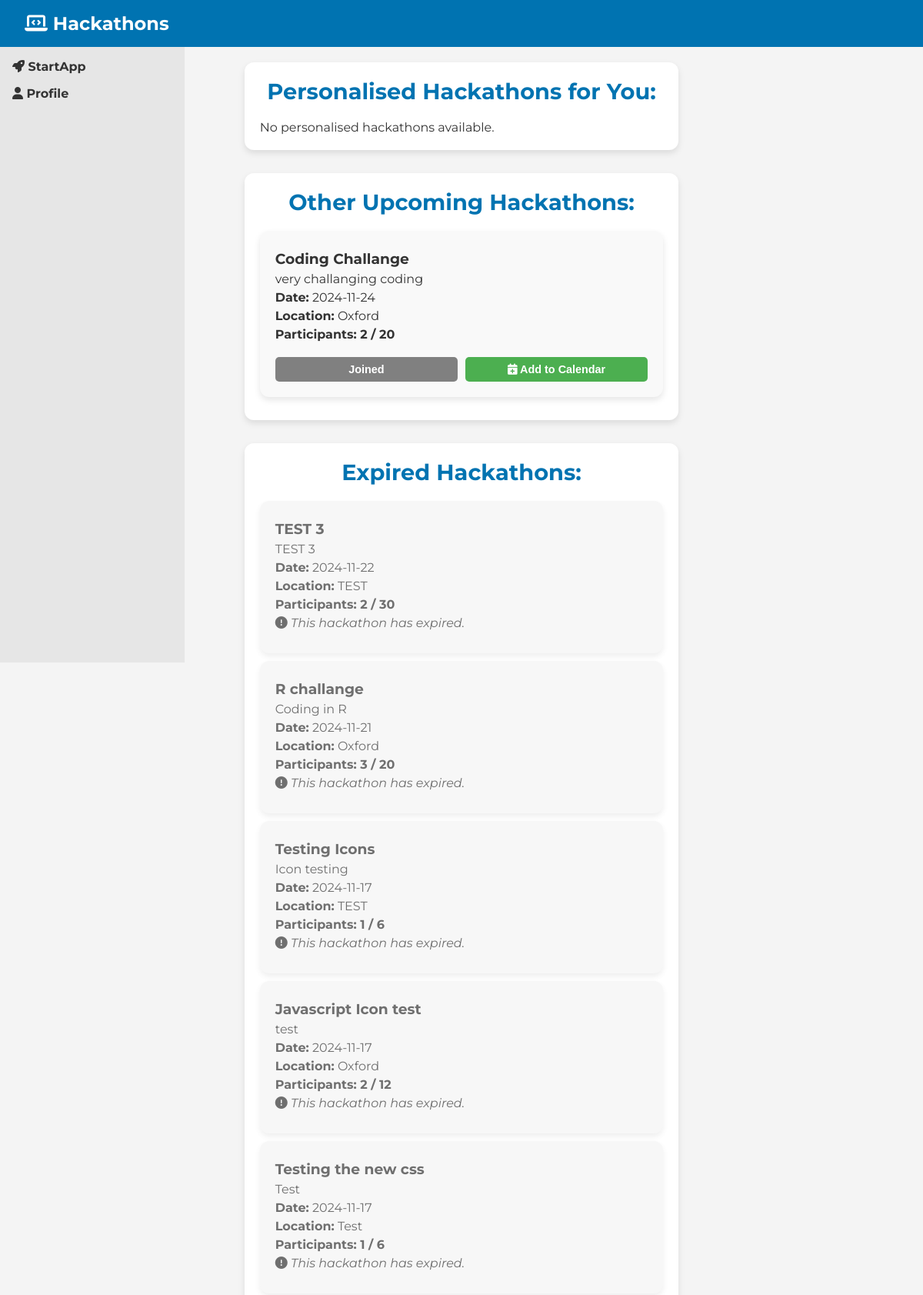
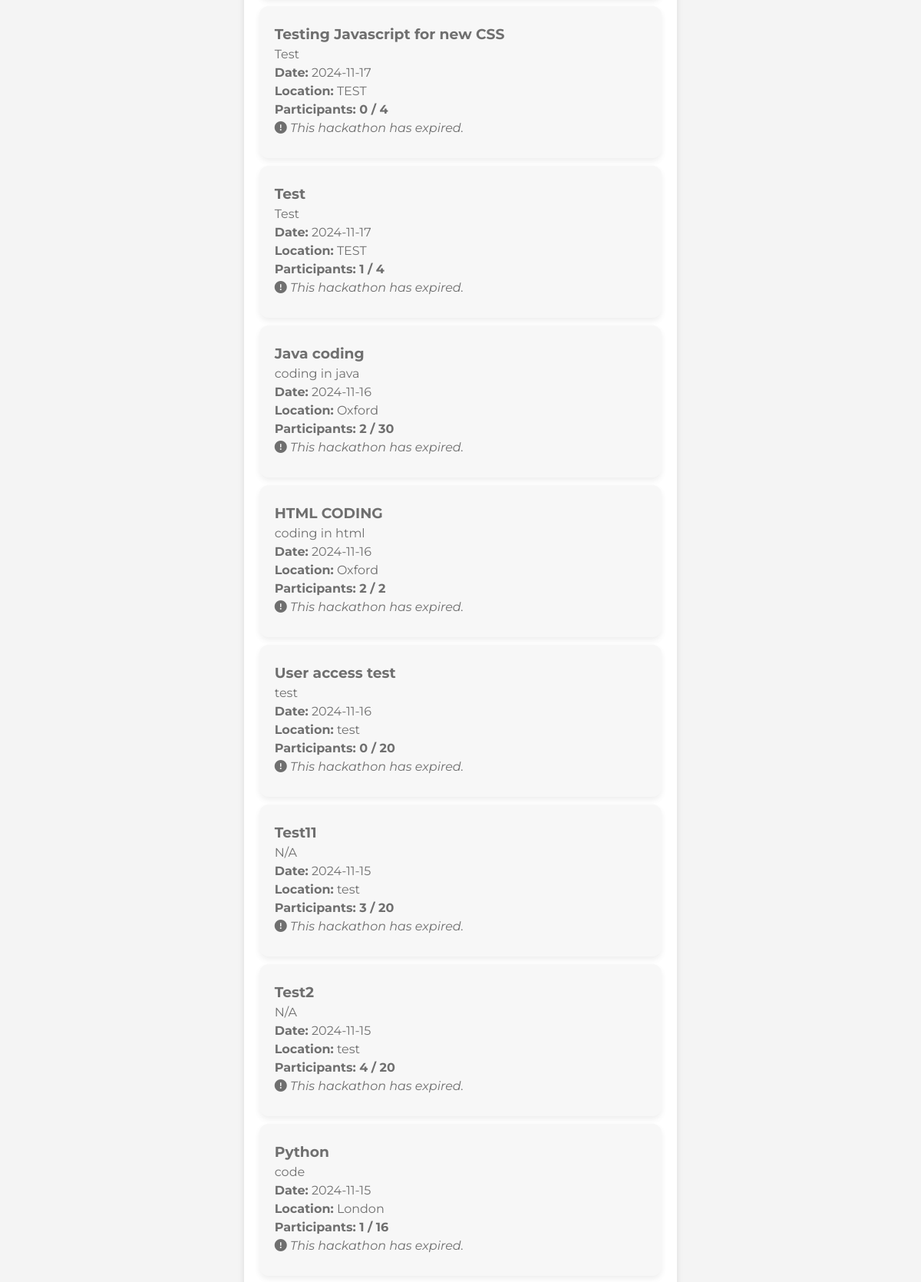
Page /hack (signed in, upper part) on the committed database (2 pictures, top to bottom).
### tables this page shows
CREATE TABLE hackathons (
    id INTEGER PRIMARY KEY AUTOINCREMENT,
    title TEXT NOT NULL,
    description TEXT NOT NULL,
    date TEXT NOT NULL,
    location TEXT NOT NULL
, max_participants INTEGER DEFAULT 0, current_participants INTEGER DEFAULT 0, created_by TEXT);

### app.py (the view, shortened to what this page needs)
@app.route('/hack', methods=['GET'])
def hack():
    if 'username' not in session:
        flash("Please log in to view hackathons.", "error")
        return redirect(url_for('home'))
    username = session['username']
    today = datetime.now().date()
    user_profile = query_db("SELECT skills FROM user_profiles WHERE username = ?", [username], one=True)
    user_skills = user_profile[0].split(',') if user_profile and user_profile[0] else []
    hackathon_base_query = """
    SELECT h.id, h.title, h.description, h.date, h.location, h.max_participants,
           h.created_by,  -- Include the creator field
           COUNT(p.id) AS current_participants,
           CASE WHEN p2.username IS NOT NULL THEN 1 ELSE 0 END AS joined
    FROM hackathons h
    LEFT JOIN participants p ON h.id = p.hackathon_id
    LEFT JOIN participants p2 ON h.id = p2.hackathon_id AND p2.username = ?
    WHERE h.date >= ?
"""
    if user_skills:
        skill_conditions = " OR ".join([
            "(LOWER(h.title) LIKE LOWER(?) OR LOWER(h.description) LIKE LOWER(?))"
            for _ in user_skills
        ])
        skill_params = [f"%{skill.strip().lower()}%" for skill in user_skills for _ in range(2)]
        matching_hackathons = query_db(f"""
            {hackathon_base_query} AND ({skill_conditions})
            GROUP BY h.id
            ORDER BY h.date ASC
        """, [username, today] + skill_params)
        other_hackathons = query_db(f"""
            {hackathon_base_query} AND NOT ({skill_conditions})
            GROUP BY h.id
            ORDER BY h.date ASC
        """, [username, today] + skill_params)
    expired_hackathons = query_db("""
        SELECT h.id, h.title, h.description, h.date, h.location, h.max_participants,
               COUNT(p.id) AS current_participants,
               CASE WHEN p2.username IS NOT NULL THEN 1 ELSE 0 END AS joined  -- Check join status for expired hackathons
        FROM hackathons h
        LEFT JOIN participants p ON h.id = p.hackathon_id
        LEFT JOIN participants p2 ON h.id = p2.hackathon_id AND p2.username = ?
        WHERE h.date < ?
        GROUP BY h.id
        ORDER BY h.date DESC
    """, [username, today])
    return render_template(
        'hack.html',
        matching_hackathons=matching_hackathons,
        other_hackathons=other_hackathons,
        expired_hackathons=expired_hackathons
    )

### app.py (called while the page is built)
def get_db():
     db = sqlite3.connect('database.sqlite')
     db.row_factory = sqlite3.Row
     return db

def query_db(query, args=(), one=False):
     cur = get_db().execute(query, args)
     rv = cur.fetchall()
     cur.close()
     return (rv[0] if rv else None) if one else rv

### templates/hack.html (shortened to what this page needs)
<!DOCTYPE html>
<html lang="en">
<head>
    <link rel="stylesheet" href="{{ url_for('static', filename='css/hack.css') }}">
</head>
<body>
    <header>
        <div class="navbar">
            <h1><i class="fas fa-laptop-code"></i> Hackathons</h1>
        </div>
    </header>
    <aside class="sidebar">
        <ul>
            <li><a href="/"><i class="fas fa-rocket"></i> StartApp</a></li>
            <li><a href="/profile"><i class="fas fa-user"></i> Profile</a></li>
        </ul>
    </aside>
    <main class="container">
        <div id="hackathon-feed">
            <div class="category-container">
                <h2>Personalised Hackathons for You:</h2>
                <div id="personalised-hackathons">
                    {% if matching_hackathons %}
                        {% for hackathon in matching_hackathons %}
                        <div class="hackathon-post" data-id="{{ hackathon.id }}">
                            <h3>{{ hackathon.title }}</h3>
                            <p>{{ hackathon.description }}</p>
                            <p><strong>Date:</strong> {{ hackathon.date }}</p>
                            <p><strong>Location:</strong> {{ hackathon.location }}</p>
                            <p class="participants-info"><strong>Participants:</strong> {{ hackathon.current_participants }} / {{ hackathon.max_participants }}</p>
                            <div class="button-group">
                                {% if hackathon.joined == 1 %}
                                    <button class="join-hackathon-btn joined" disabled>Joined</button>
                                    <button onclick="location.href='/add_to_google_calendar/{{ hackathon.id }}'" class="calendar-btn">
                                        <i class="fas fa-calendar-plus"></i> Add to Calendar
                                    </button>
                                {% else %}
                                    <button class="join-hackathon-btn" data-id="{{ hackathon.id }}" onclick="joinHackathon('{{ hackathon.id }}')">
                                        <i class="fas fa-user-plus"></i> Join
                                    </button>
                                {% endif %}
                                {% if session.get('username') == hackathon.created_by %}
                                    <button class="edit-hackathon-btn" onclick="editHackathon('{{ hackathon.id }}')">
                                        <i class="fas fa-edit"></i> Edit
                                    </button>
                                {% endif %}
                            </div>
                        </div>
                        {% endfor %}
                    {% else %}
                        <p id="no-personalised-message">No personalised hackathons available.</p>
                    {% endif %}
                </div>
            </div>
            <div class="category-container">
                <h2>Other Upcoming Hackathons:</h2>
                <div id="other-hackathons">
                    {% for hackathon in other_hackathons %}
                    <div class="hackathon-post" data-id="{{ hackathon.id }}">
                        <h3>{{ hackathon.title }}</h3>
                        <p>{{ hackathon.description }}</p>
                        <p><strong>Date:</strong> {{ hackathon.date }}</p>
                        <p><strong>Location:</strong> {{ hackathon.location }}</p>
                        <p class="participants-info"><strong>Participants:</strong> {{ hackathon.current_participants }} / {{ hackathon.max_participants }}</p>
                        <div class="button-group">
                            {% if hackathon.joined == 1 %}
                                <button class="join-hackathon-btn joined" disabled>Joined</button>
                                <button onclick="location.href='/add_to_google_calendar/{{ hackathon.id }}'" class="calendar-btn">
                                    <i class="fas fa-calendar-plus"></i> Add to Calendar
                                </button>
                            {% else %}
                                <button class="join-hackathon-btn" data-id="{{ hackathon.id }}" onclick="joinHackathon('{{ hackathon.id }}')">
                                    <i class="fas fa-user-plus"></i> Join
                                </button>
                            {% endif %}
                        </div>
                    </div>
                    {% endfor %}
                </div>
            </div>
            <div class="category-container">
                <h2>Expired Hackathons:</h2>
                <div id="expired-hackathons">
                    {% for hackathon in expired_hackathons %}
                    <div class="hackathon-post expired">
                        <h3>{{ hackathon.title }}</h3>
                        <p>{{ hackathon.description }}</p>
                        <p><strong>Date:</strong> {{ hackathon.date }}</p>
                        <p><strong>Location:</strong> {{ hackathon.location }}</p>
                        <p class="participants-info"><strong>Participants:</strong> {{ hackathon.current_participants }} / {{ hackathon.max_participants }}</p>
                        <p class="expired-note"><i class="fas fa-exclamation-circle"></i> This hackathon has expired.</p>
                    </div>
                    {% endfor %}
                </div>
            </div>
        </div>
    </main>
</body>
</html>

### static/css/hack.css (style rules this page uses)
* { margin: 0; padding: 0; box-sizing: border-box; }
body { font-family: "Montserrat", sans-serif; font-optical-sizing: auto; font-weight: 400; font-style: normal; background-color: #f4f4f4; color: #333; }
.navbar { background-color: #0073b1; color: white; padding: 1rem 2rem; display: flex; justify-content: space-between; align-items: center; }
.navbar h1 { font-size: 1.5rem; }
.sidebar { width: 20%; background-color: #e6e6e6; padding: 1rem; height: 100vh; position: fixed; left: 0; }
.sidebar ul { list-style: none; }
.sidebar ul li { margin-bottom: 1rem; }
.sidebar ul li a { color: #333; text-decoration: none; font-weight: bold; }
.container { width: 100%; max-width: 800px; margin: 0 auto; padding: 20px; display: flex; flex-direction: column; align-items: center; }
.category-container { background-color: white; border-radius: 12px; box-shadow: 0px 4px 8px rgba(0, 0, 0, 0.1); margin-bottom: 30px; padding: 20px; width: 100%; max-width: 800px; }
.category-container h2 { font-size: 1.8rem; font-weight: bold; color: #0073b1; margin-bottom: 20px; text-align: center; }
.hackathon-post { width: 100%; max-width: 600px; margin: 10px auto; padding: 20px; background-color: #f9f9f9; border-radius: 12px; box-shadow: 0px 4px 8px rgba(0, 0, 0, 0.1); transition: transform 0.3s ease, box-shadow 0.3s ease; }
.hackathon-post h3, .hackathon-post p { text-align: left; margin: 5px 0; color: #333; }
.participants-info { text-align: left; margin: 10px 0; color: #0073b1; font-weight: bold; }
.hackathon-post.expired { opacity: 0.7; background-color: #f4f4f4; }
.expired-note { color: red; font-style: italic; }
.button-group { display: flex; gap: 10px; align-items: center; margin-top: 10px; }
.join-hackathon-btn, .calendar-btn, .edit-hackathon-btn { padding: 8px 12px; border: none; border-radius: 5px; font-size: 0.9rem; cursor: pointer; transition: background-color 0.3s ease, transform 0.2s ease; }
.join-hackathon-btn { background-color: #0073b1; color: white; }
.join-hackathon-btn.joined { background-color: gray; cursor: default; }
.calendar-btn { background-color: #4CAF50; color: white; }
button { padding: 12px 20px; background-color: #0073b1; color: white; border: none; border-radius: 6px; cursor: pointer; font-size: 1rem; font-weight: bold; transition: background-color 0.3s ease, transform 0.2s ease; width: 100%; margin-top: 10px; }

### rows in the picture
hackathons: title "Coding Challange", description "very challanging coding", date "2024-11-24", location "Oxford", current_participants "2", max_participants "20"
hackathons: title "TEST 3", description "TEST 3", date "2024-11-22", location "TEST", current_participants "2", max_participants "30"
hackathons: title "R challange", description "Coding in R", date "2024-11-21", location "Oxford", current_participants "3", max_participants "20"
hackathons: title "Testing Icons", description "Icon testing", date "2024-11-17", location "TEST", current_participants "1", max_participants "6"
hackathons: title "Javascript Icon test", description "test", date "2024-11-17", location "Oxford", current_participants "2", max_participants "12"
hackathons: title "Testing the new css", description "Test", date "2024-11-17", location "Test", current_participants "1", max_participants "6"
hackathons: title "Testing Javascript for new CSS", description "Test", date "2024-11-17", location "TEST", current_participants "0", max_participants "4"
hackathons: title "Test", description "Test", date "2024-11-17", location "TEST", current_participants "1", max_participants "4"
hackathons: title "Java coding", description "coding in java", date "2024-11-16", location "Oxford", current_participants "2", max_participants "30"
hackathons: title "HTML CODING", description "coding in html", date "2024-11-16", location "Oxford", current_participants "2", max_participants "2"
hackathons: title "User access test", description "test", date "2024-11-16", location "test", current_participants "0", max_participants "20"
hackathons: title "Test11", description "N/A", date "2024-11-15", location "test", current_participants "3", max_participants "20"
hackathons: title "Test2", description "N/A", date "2024-11-15", location "test", current_participants "4", max_participants "20"
hackathons: title "Python", description "code", date "2024-11-15", location "London", current_participants "1", max_participants "16"
